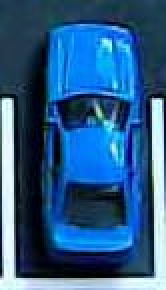
#> input picture blue_car.jfif, 83 x 145 px, given in place of video, which was not available (shown 2 times larger)
$ python punto4.py
#> lines starting #> are read from the running program, lines starting #| are printed output that depends on the picture; after the words box and inside, x2 and y2 are one past the last pixel; in counts of white or black regions, pixels touching at a corner belong together; pictures that were not available may be replaced by others from this repository, and a replacement may not be noted
import cv2
def indentifySpot():
    cam = cv2.VideoCapture('http://192.168.1.4:8080/video')

    nombre_ventana = "Parqueadero"

    espacio_parqueo = [ {"name": "Espacio 1", "coords": (50, 50, 70, 160)},
                   {"name": "Espacio 2", "coords": (180, 50, 70, 160)},]

    while True:
        ret, frame = cam.read()
#> frame is the input picture: shape (145, 83, 3); mean B, G, R 135.9, 91.3, 43.6
        if not ret:
            break

        gray = cv2.cvtColor(frame, cv2.COLOR_BGR2GRAY)
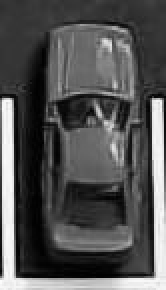
#> gray: shape (145, 83) (shown 2 times larger); min 0, max 252, mean 82.1

        bordes = cv2.Canny(gray, 100, 200)
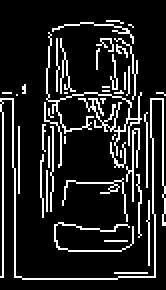
#> bordes: shape (145, 83) (shown 2 times larger); 13.8% white in thin lines or dots, all inside (x1, y1, x2, y2) = (0, 10, 83, 140)

        for e in espacio_parqueo:
            x, y, w, h = e["coords"]

            # Extraer región de interés
            reg = bordes[y:y+h, x:x+w]


            can_bordes = cv2.countNonZero(reg)
            area = w * h
            o = can_bordes / area

            # Establecer un umbral para determinar si está ocupado o no
            umbral = 0.02
            status = "Ocupado" if o > umbral else "Libre"
            color = (0, 0, 255) if status == "Ocupado" else (0, 255, 0)
            cv2.rectangle(frame, (x, y), (x+w, y+h), color, 2)
            cv2.putText(frame, status, (x, y - 10), cv2.FONT_HERSHEY_SIMPLEX, 0.6, color, 2)
#> this loop made 2 passes
#> (can_bordes, o, status, color) on passes 1 to 2: (635, 0.0567, 'Ocupado', (0, 0, 255)), (0, 0, 'Libre', (0, 255, 0))
#> pass 1, in indentifySpot, `reg = bordes[y:y+h, x:x+w]`:
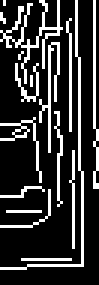
#> reg: shape (95, 33) (shown 3 times larger); 20.3% white in thin lines or dots
#> after the loop:
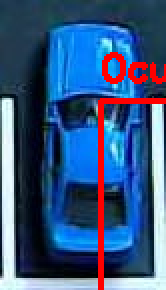
#> frame: shape (145, 83, 3) (shown 2 times larger); 5.07% of pixels changed, all inside (x1, y1, x2, y2) = (49, 26, 83, 145)


        cv2.imshow(nombre_ventana, frame)
        if cv2.waitKey(10) != -1:
#> (key Esc is pressed here)
            break


    cam.release()
    cv2.destroyAllWindows()
indentifySpot()

$ run again, on yellow_car.jfif
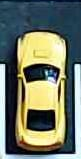
#> input picture yellow_car.jfif, 81 x 159 px, given in place of video, which was not available
#> in indentifySpot, frame is the input picture: shape (159, 81, 3); mean B, G, R 102, 119.3, 111.8
#> in indentifySpot, `bordes = cv2.Canny(gray, 100, 200)`:
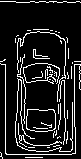
#> bordes: shape (159, 81); 12.6% white in thin lines or dots
#> the loop in indentifySpot, `for e in espacio_parqueo:` made 2 passes
#> (can_bordes, o, status, color) on passes 1 to 2: (617, 0.0551, 'Ocupado', (0, 0, 255)), (0, 0, 'Libre', (0, 255, 0))
#> after the loop in indentifySpot, `for e in espacio_parqueo:`:
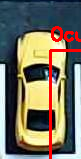
#> frame: shape (159, 81, 3); 4.92% of pixels changed, all inside (x1, y1, x2, y2) = (49, 26, 81, 159)
